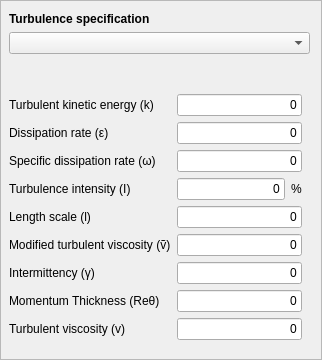
        <widget class="QFrame" name="turbulenceFrame">
         <property name="frameShape">
          <enum>QFrame::StyledPanel</enum>
         </property>
         <property name="frameShadow">
          <enum>QFrame::Raised</enum>
         </property>
         <layout class="QVBoxLayout" name="verticalLayout_2">
          <property name="leftMargin">
           <number>8</number>
          </property>
          <item>
           <widget class="QLabel" name="labelTurbulenceSpecification">
            <property name="font">
             <font>
              <weight>75</weight>
              <bold>true</bold>
             </font>
            </property>
            <property name="text">
             <string>Turbulence specification</string>
            </property>
            <property name="wordWrap">
             <bool>false</bool>
            </property>
           </widget>
          </item>
          <item>
           <widget class="QComboBox" name="comboTurbulenceSpecification">
            <property name="sizePolicy">
             <sizepolicy hsizetype="Expanding" vsizetype="Fixed">
              <horstretch>0</horstretch>
              <verstretch>0</verstretch>
             </sizepolicy>
            </property>
            <property name="frame">
             <bool>true</bool>
            </property>
           </widget>
          </item>
          <item>
           <widget class="QLabel" name="labelTurbulenceDescription">
            <property name="text">
             <string/>
            </property>
            <property name="wordWrap">
             <bool>true</bool>
            </property>
           </widget>
          </item>
          <item>
           <layout class="QFormLayout" name="layoutTurbulenceValues">
            <property name="topMargin">
             <number>8</number>
            </property>
            <property name="rightMargin">
             <number>8</number>
            </property>
            <property name="bottomMargin">
             <number>8</number>
            </property>
            <item row="1" column="0">
             <widget class="QLabel" name="labelTurbulentKineticEnergy">
              <property name="text">
               <string>Turbulent kinetic energy (k)</string>
              </property>
             </widget>
            </item>
            <item row="1" column="1">
             <widget class="Gui::InputField" name="inputKineticEnergy">
              <property name="sizePolicy">
               <sizepolicy hsizetype="Preferred" vsizetype="Fixed">
                <horstretch>0</horstretch>
                <verstretch>0</verstretch>
               </sizepolicy>
              </property>
              <property name="text">
               <string>0</string>
              </property>
              <property name="alignment">
               <set>Qt::AlignRight|Qt::AlignTrailing|Qt::AlignVCenter</set>
              </property>
              <property name="singleStep" stdset="0">
               <double>0.010000000000000</double>
              </property>
              <property name="minimum" stdset="0">
               <double>0.000000000000000</double>
              </property>
              <property name="unit" stdset="0">
               <string notr="true">m^2/s^2</string>
              </property>
              <property name="format" stdset="0">
               <number>0</number>
              </property>
             </widget>
            </item>
            <item row="2" column="0">
             <widget class="QLabel" name="labelTurbulentDissapationRate">
              <property name="text">
               <string>Dissipation rate (ε)</string>
              </property>
             </widget>
            </item>
            <item row="2" column="1">
             <widget class="Gui::InputField" name="inputDissipationRate">
              <property name="sizePolicy">
               <sizepolicy hsizetype="Preferred" vsizetype="Fixed">
                <horstretch>0</horstretch>
                <verstretch>0</verstretch>
               </sizepolicy>
              </property>
              <property name="text">
               <string>0</string>
              </property>
              <property name="alignment">
               <set>Qt::AlignRight|Qt::AlignTrailing|Qt::AlignVCenter</set>
              </property>
              <property name="singleStep" stdset="0">
               <double>0.010000000000000</double>
              </property>
              <property name="minimum" stdset="0">
               <double>0.000000000000000</double>
              </property>
              <property name="unit" stdset="0">
               <string notr="true">m^2/s^3</string>
              </property>
              <property name="format" stdset="0">
               <number>0</number>
              </property>
             </widget>
            </item>
            <item row="3" column="0">
             <widget class="QLabel" name="labelTurbulentSpecificDissapationRate">
              <property name="text">
               <string>Specific dissipation rate (ω)</string>
              </property>
             </widget>
            </item>
            <item row="3" column="1">
             <widget class="Gui::InputField" name="inputSpecificDissipationRate">
              <property name="sizePolicy">
               <sizepolicy hsizetype="Preferred" vsizetype="Fixed">
                <horstretch>0</horstretch>
                <verstretch>0</verstretch>
               </sizepolicy>
              </property>
              <property name="text">
               <string>0</string>
              </property>
              <property name="alignment">
               <set>Qt::AlignRight|Qt::AlignTrailing|Qt::AlignVCenter</set>
              </property>
              <property name="singleStep" stdset="0">
               <double>0.010000000000000</double>
              </property>
              <property name="minimum" stdset="0">
               <double>0.000000000000000</double>
              </property>
              <property name="unit" stdset="0">
               <string notr="true">rad/s</string>
              </property>
              <property name="format" stdset="0">
               <number>0</number>
              </property>
             </widget>
            </item>
            <item row="4" column="0">
             <widget class="QLabel" name="labelTurbulentIntensityValue">
              <property name="text">
               <string>Turbulence intensity (I)</string>
              </property>
             </widget>
            </item>
            <item row="5" column="0">
             <widget class="QLabel" name="labelTurbulentLengthValue">
              <property name="text">
               <string>Length scale (l)</string>
              </property>
             </widget>
            </item>
            <item row="5" column="1">
             <widget class="Gui::InputField" name="inputLengthScale">
              <property name="sizePolicy">
               <sizepolicy hsizetype="Preferred" vsizetype="Fixed">
                <horstretch>0</horstretch>
                <verstretch>0</verstretch>
               </sizepolicy>
              </property>
              <property name="text">
               <string>0</string>
              </property>
              <property name="alignment">
               <set>Qt::AlignRight|Qt::AlignTrailing|Qt::AlignVCenter</set>
              </property>
              <property name="singleStep" stdset="0">
               <double>1.000000000000000</double>
              </property>
              <property name="minimum" stdset="0">
               <double>0.000000000000000</double>
              </property>
              <property name="unit" stdset="0">
               <string notr="true">mm</string>
              </property>
              <property name="format" stdset="0">
               <number>0</number>
              </property>
             </widget>
            </item>
            <item row="6" column="0">
             <widget class="QLabel" name="labelNuTildaValue">
              <property name="text">
               <string>Modified turbulent viscosity (ṽ)</string>
              </property>
             </widget>
            </item>
            <item row="6" column="1">
             <widget class="Gui::InputField" name="inputNuTilda">
              <property name="sizePolicy">
               <sizepolicy hsizetype="Preferred" vsizetype="Fixed">
                <horstretch>0</horstretch>
                <verstretch>0</verstretch>
               </sizepolicy>
              </property>
              <property name="text">
               <string>0</string>
              </property>
              <property name="alignment">
               <set>Qt::AlignRight|Qt::AlignTrailing|Qt::AlignVCenter</set>
              </property>
              <property name="singleStep" stdset="0">
               <double>1.000000000000000</double>
              </property>
              <property name="minimum" stdset="0">
               <double>0.000000000000000</double>
              </property>
              <property name="unit" stdset="0">
               <string notr="true">m^2/s^1</string>
              </property>
              <property name="format" stdset="0">
               <number>0</number>
              </property>
             </widget>
            </item>
            <item row="7" column="0">
             <widget class="QLabel" name="labelIntermittencyValue">
              <property name="text">
               <string>Intermittency (γ)</string>
              </property>
             </widget>
            </item>
            <item row="7" column="1">
             <widget class="Gui::InputField" name="inputGammaInt">
              <property name="sizePolicy">
               <sizepolicy hsizetype="Preferred" vsizetype="Fixed">
                <horstretch>0</horstretch>
                <verstretch>0</verstretch>
               </sizepolicy>
              </property>
              <property name="text">
               <string>0</string>
              </property>
              <property name="alignment">
               <set>Qt::AlignRight|Qt::AlignTrailing|Qt::AlignVCenter</set>
              </property>
              <property name="singleStep" stdset="0">
               <double>0.001000000000000</double>
              </property>
              <property name="minimum" stdset="0">
               <double>0.000000000000000</double>
              </property>
              <property name="unit" stdset="0">
               <string notr="true"/>
              </property>
              <property name="format" stdset="0">
               <number>0</number>
              </property>
             </widget>
            </item>
            <item row="8" column="0">
             <widget class="QLabel" name="labelMomentumThicknessValue">
              <property name="text">
               <string>Momentum Thickness (Reθ)</string>
              </property>
             </widget>
            </item>
            <item row="8" column="1">
             <widget class="Gui::InputField" name="inputReThetat">
              <property name="sizePolicy">
               <sizepolicy hsizetype="Preferred" vsizetype="Fixed">
                <horstretch>0</horstretch>
                <verstretch>0</verstretch>
               </sizepolicy>
              </property>
              <property name="text">
               <string>0</string>
              </property>
              <property name="alignment">
               <set>Qt::AlignRight|Qt::AlignTrailing|Qt::AlignVCenter</set>
              </property>
              <property name="singleStep" stdset="0">
               <double>0.001000000000000</double>
              </property>
              <property name="minimum" stdset="0">
               <double>0.000000000000000</double>
              </property>
              <property name="unit" stdset="0">
               <string notr="true"/>
              </property>
              <property name="format" stdset="0">
               <number>0</number>
              </property>
             </widget>
            </item>
            <item row="9" column="0">
             <widget class="QLabel" name="labelMomentumThicknessValue">
              <property name="text">
               <string>Turbulent viscosity (v)</string>
              </property>
             </widget>
            </item>
            <item row="9" column="1">
             <widget class="Gui::InputField" name="inputTurbulentViscosity">
              <property name="sizePolicy">
               <sizepolicy hsizetype="Preferred" vsizetype="Fixed">
                <horstretch>0</horstretch>
                <verstretch>0</verstretch>
               </sizepolicy>
              </property>
              <property name="text">
               <string>0</string>
              </property>
              <property name="alignment">
               <set>Qt::AlignRight|Qt::AlignTrailing|Qt::AlignVCenter</set>
              </property>
              <property name="singleStep" stdset="0">
               <double>0.001000000000000</double>
              </property>
              <property name="minimum" stdset="0">
               <double>0.000000000000000</double>
              </property>
              <property name="unit" stdset="0">
               <string notr="true">m^2/s^1</string>
              </property>
              <property name="format" stdset="0">
               <number>0</number>
              </property>
             </widget>
            </item>
            <item row="4" column="1">
             <widget class="QFrame" name="frame">
              <property name="frameShape">
               <enum>QFrame::NoFrame</enum>
              </property>
              <property name="frameShadow">
               <enum>QFrame::Plain</enum>
              </property>
              <property name="lineWidth">
               <number>0</number>
              </property>
              <layout class="QGridLayout" name="gridLayout_2">
               <property name="leftMargin">
                <number>0</number>
               </property>
               <property name="topMargin">
                <number>0</number>
               </property>
               <property name="rightMargin">
                <number>0</number>
               </property>
               <property name="bottomMargin">
                <number>0</number>
               </property>
               <property name="horizontalSpacing">
                <number>6</number>
               </property>
               <item row="0" column="0">
                <widget class="Gui::InputField" name="inputIntensity">
                 <property name="sizePolicy">
                  <sizepolicy hsizetype="Preferred" vsizetype="Fixed">
                   <horstretch>0</horstretch>
                   <verstretch>0</verstretch>
                  </sizepolicy>
                 </property>
                 <property name="text">
                  <string>0</string>
                 </property>
                 <property name="alignment">
                  <set>Qt::AlignRight|Qt::AlignTrailing|Qt::AlignVCenter</set>
                 </property>
                 <property name="singleStep" stdset="0">
                  <double>0.100000000000000</double>
                 </property>
                 <property name="minimum" stdset="0">
                  <double>0.000000000000000</double>
                 </property>
                 <property name="unit" stdset="0">
                  <string notr="true"/>
                 </property>
                 <property name="format" stdset="0">
                  <number>0</number>
                 </property>
                </widget>
               </item>
               <item row="0" column="1">
                <widget class="QLabel" name="label_6">
                 <property name="sizePolicy">
                  <sizepolicy hsizetype="Fixed" vsizetype="Preferred">
                   <horstretch>0</horstretch>
                   <verstretch>0</verstretch>
                  </sizepolicy>
                 </property>
                 <property name="font">
                  <font>
                   <weight>50</weight>
                   <bold>false</bold>
                  </font>
                 </property>
                 <property name="text">
                  <string>%</string>
                 </property>
                 <property name="textFormat">
                  <enum>Qt::AutoText</enum>
                 </property>
                </widget>
               </item>
              </layout>
             </widget>
            </item>
            <item row="0" column="0">
             <layout class="QVBoxLayout" name="verticalLayout_4"/>
            </item>
           </layout>
          </item>
         </layout>
        </widget>
